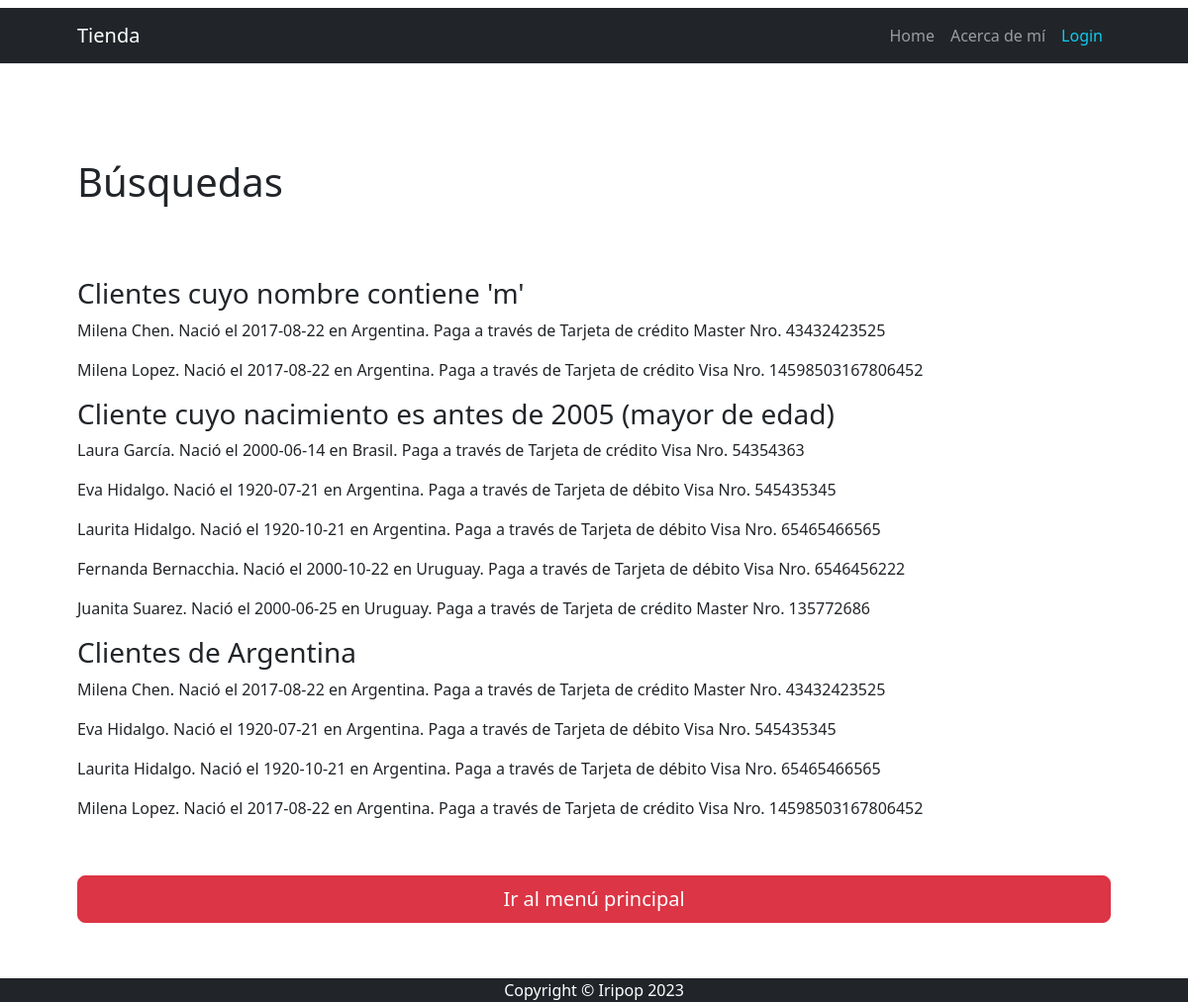
Page /busqueda/ on the earlier database version.
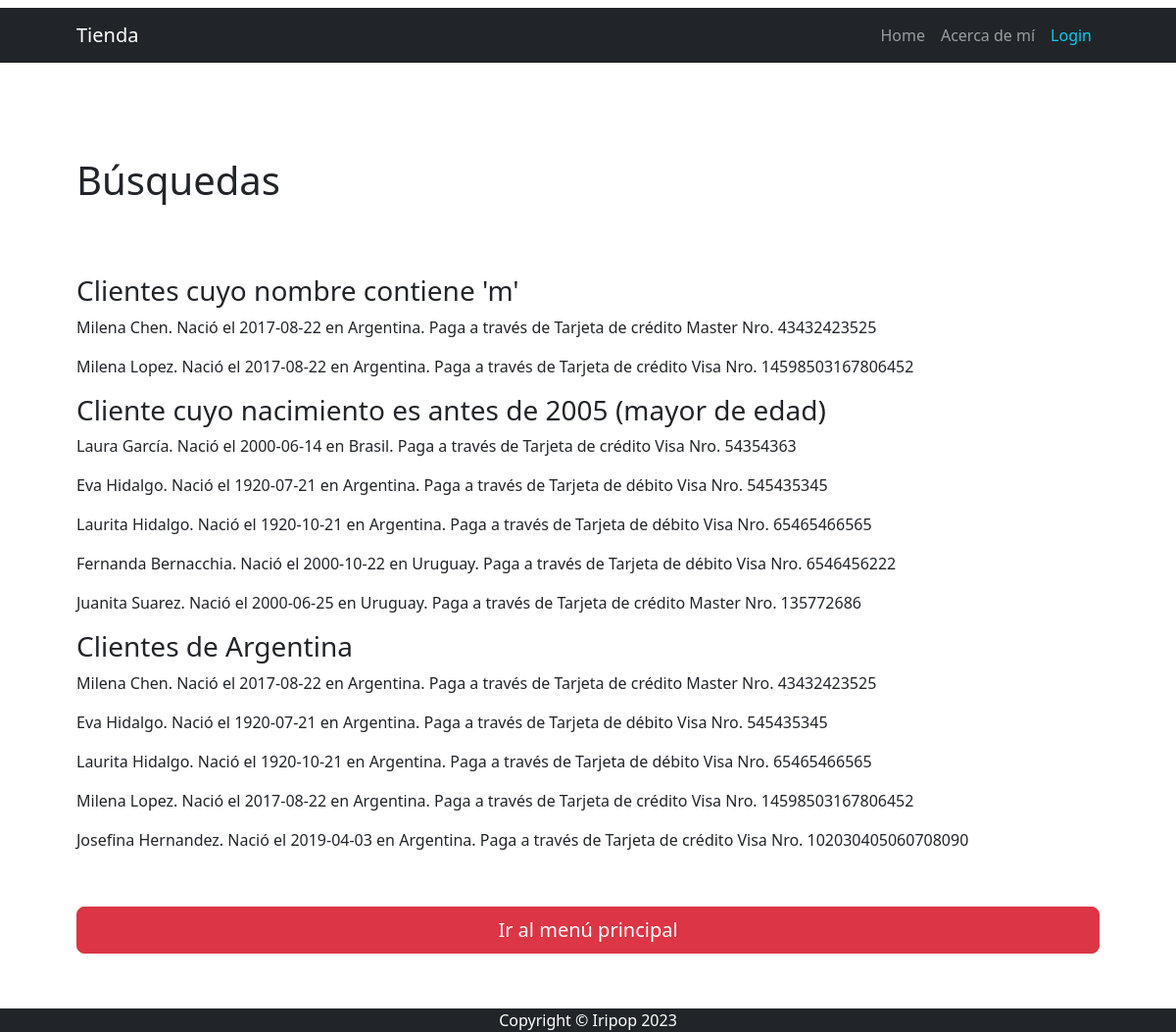
Same page on the later database version.
### apps/CORE/models.py (models this page shows)
class Cliente(models.Model):
    pais_origen_id=models.ForeignKey(Pais, on_delete=models.SET_NULL, null=True)
    apellido=models.CharField(max_length=50)
    nombre=models.CharField(max_length=50)
    nacimiento= models.DateField(null=True) # opcional
    medio_id=models.ForeignKey(Mediodepago, on_delete=models.SET_NULL, null=True)
    nrotarjeta=models.IntegerField(null=True)
    def __str__(self):
        return f"{self.nombre} {self.apellido}. Nació el {self.nacimiento} en {self.pais_origen_id}. Paga a través de {self.medio_id} Nro. {self.nrotarjeta}"

class Pais(models.Model):
    nombre=models.CharField(max_length=50)
    def __str__(self):
        return self.nombre
    class Meta:
        verbose_name_plural = "Países"

class Mediodepago(models.Model):
    medio=models.CharField(max_length=25)
    def __str__(self):
        return self.medio

### apps/CORE/views.py (the view)
# urls.py: path('busqueda/', busqueda, name="busqueda"),
def busqueda(request: HttpRequest) -> HttpResponse:
    cliente_nombre = Cliente.objects.filter(nombre__contains="M")
    cliente_nacimiento = Cliente.objects.filter( nacimiento__lt=date(2005, 1, 1))
    cliente_pais = Cliente.objects.filter(pais_origen_id=1)
    contexto = {
        "clientes_nombre": cliente_nombre,
        "clientes_nacimiento": cliente_nacimiento,
        "clientes_pais": cliente_pais
    }
    return render(request, "CORE/busqueda.html", contexto)

### apps/CORE/templates/CORE/busqueda.html
{% extends 'CORE/index.html' %}
{% block INDEX_TITULO %}
    Búsquedas
{% endblock INDEX_TITULO %}
{% block INDEX_CONTENIDO %}
    <h3> Clientes cuyo nombre contiene 'm'</h3>
    {% for cliente in clientes_nombre %}
        <p>{{ cliente }}</p>
    {% endfor %}
    <h3> Cliente cuyo nacimiento es antes de 2005 (mayor de edad) </h3>
    {% for cliente in clientes_nacimiento %}
        <p> {{ cliente }}</p>
    {% endfor %}
    <h3> Clientes de Argentina  </h3>
    {% for cliente in clientes_pais %}
        <p> {{ cliente }}</p>
    {% endfor %}
    <br><p>
    {% include 'CORE/index_back.html' %} </p></br>
{% endblock INDEX_CONTENIDO %}

Differences in the rows shown:
added Cliente: nombre+apellido+nacimiento "Josefina Hernandez. Nació el 2019-04-03 en Argentina. Paga a través de Tarjeta de crédito Visa Nro. 102030405060708090", shown under "Clientes de Argentina"
